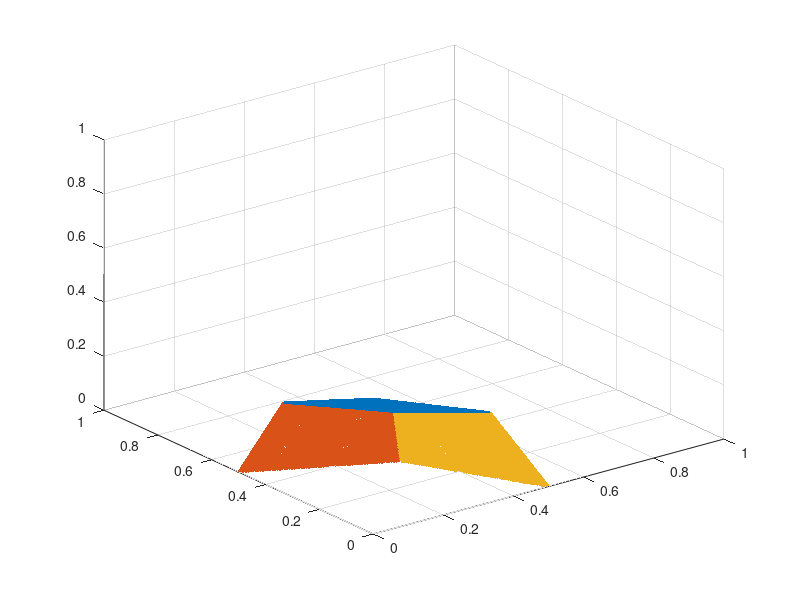

Here is the MATLAB script that generated this plot:
K=[ 2.35 0.44 0.67
    0.47 0.59 0.50
    0.50 0.55 0.80];
Rnot=2; % basic reproduction number
R=Rnot*K/norm(K); % next generation matrix (since gamma=1)

R=[ 2.5 0.7 0.3
    0.7 2.1 0.7
    0.3 0.7 1.8];
R=3*R/norm(R);

%R=1.2*eye(3)+0.3*(ones(3)-eye(3));
R=2.0*eye(3)+1.0*(ones(3)-eye(3));
%R=1.5*eye(3)+0.75*(ones(3)-eye(3)); % norm(R)=3

% the boundary of the set { s : Rs<1 } represent the Herd Immunity Surface HES   
% the function fz(x,y) finds the z such that, for given x,y, Rzx*x+Rzy*y+Rzz*z=1
% i.e., for given x,y, finds the z on the HES. Same reasoning for fx and fy

% points to sample. ranges are obviosly contained in [0,1] 
del=5e-3;
samplex=0:del:min(1,1/R(1,1));
sampley=0:del:min(1,1/R(2,2));
samplez=0:del:min(1,1/R(3,3));


% find the z(x,y) boundary
fz= @(x,y) (1-R(3,1)*x-R(3,2)*y)/R(3,3); % given (x,y), finds z
count=0; x1=[]; y1=[]; z1=[];
for x=samplex
  for y=sampley
    z=fz(x,y);
    s=[x;y;z];
    g=R*s;
    % z must be in [0,1]
    % no component of R*s must be >1
    if z>=0 && sum(g>1)==0
      count=count+1;
      x1(count)=x; y1(count)=y; z1(count)=z; 
    end
  end
end

% find the y(x,z) boundary
fy= @(z,x) (1-R(2,1)*x-R(2,3)*z)/R(2,2); % given (x,z), finds y
count=0; x2=[]; y2=[]; z2=[];
for z=samplez
  for x=samplex
    y=fy(z,x);
    s=[x;y;z];
    g=R*s;
    % y must be in [0,1]
    % no component of R*s must be >1
    if y>=0 && sum(g>1)==0
      count=count+1;
      x2(count)=x; y2(count)=y; z2(count)=z; 
    end
  end
end

% find the x(y,z) boundary
fx= @(y,z) (1-R(1,2)*y-R(1,3)*z)/R(1,1); % given (y,z), finds x
count=0; x3=[]; y3=[]; z3=[];
for y=sampley
  for z=samplez
    x=fx(y,z);
    s=[x;y;z];
    g=R*s;
    % x must be in [0,1]
    % no component of R*s must be >1
    if x>=0 && sum(g>1)==0
      count=count+1;
      x3(count)=x; y3(count)=y; z3(count)=z; 
    end
  end
end

figure(1);
scatter3(x1,y1,z1,[],'.r'); hold on
scatter3(x2,y2,z2,[],'.g'); 
scatter3(x3,y3,z3,[],'.b');   
hold off
axis([0 1 0 1 0 1])

% the vertices of the HES can be calculated analytically
% s0 is the foremost vertex
s0=R\[1;1;1]; 
% sa in the vertex on the a=0 plane
v=R([2 3],[2 3])\[1;1]; sx=[0;v(1);v(2)]; 
v=R([1 3],[1 3])\[1;1]; sy=[v(1);0;v(2)];   
v=R([1 2],[1 2])\[1;1]; sz=[v(1);v(2);0];
% sab is the vertex on the a=0,b=0 axis
syz=[R(1,1)\1;0;0]; szx=[0;R(2,2)\1;0]; sxy=[0;0;R(3,3)\1];     
%%% fill3 is only defined in MATLAB !!!
if not( exist ("OCTAVE_VERSION", "builtin") ) % not running octave
    figure(2)
    A=[s0 sx sxy sy]; fill3(A(1,:),A(2,:),A(3,:),'r'); hold on
    A=[s0 sz szx sx]; fill3(A(1,:),A(2,:),A(3,:),'g'); 
    A=[s0 sy syz sz]; fill3(A(1,:),A(2,:),A(3,:),'b'); 
    hold off
    axis([0 1 0 1 0 1])
end
